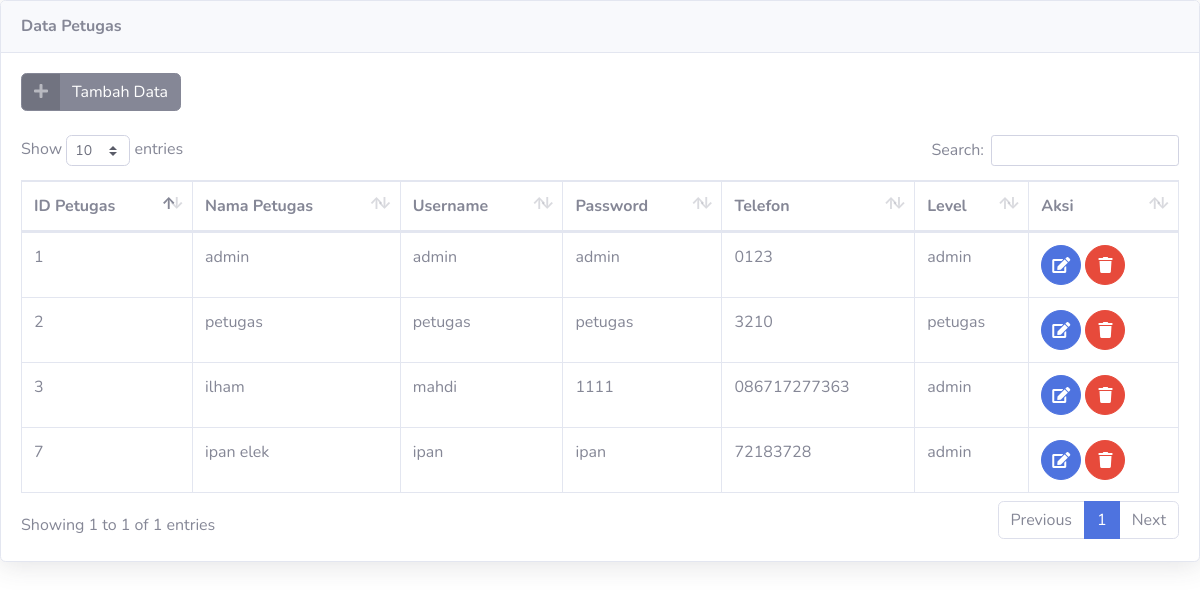
The app's page /admin/lihat_petugas.php with its own data.
### tables this page shows
CREATE TABLE `petugas` (
  `id_petugas` int(11) NOT NULL,
  `nama_petugas` varchar(35) NOT NULL,
  `username` varchar(25) NOT NULL,
  `password` varchar(32) NOT NULL,
  `telp` varchar(13) NOT NULL,
  `level` enum('admin','petugas','','') NOT NULL
);

### admin/lihat_petugas.php (the view, shortened to what this page needs)
<!DOCTYPE html>
<html lang="en">
<head>
  <link href="../vendor/fontawesome-free/css/all.min.css" rel="stylesheet" type="text/css">
  <link href="../css/sb-admin-2.min.css" rel="stylesheet">
  <link href="../vendor/datatables/dataTables.bootstrap4.min.css" rel="stylesheet">
</head>
<body id="page-top">
          <div class="card shadow mb-4">
            <div class="card-header py-3">
              <h6 class="m-0 font-weight-bold text-secondary">Data Petugas</h6>
            </div>
            <div class="card-body">
            <a href="admin.php?url=tambah_petugas" class="btn btn-secondary btn-icon-split">
                    <span class="icon text-white-50">
                      <i class="fas fa-plus"></i>
                    </span>
                    <span class="text">Tambah Data</span>
                  </a>
                  <br>
                  <br>
              <div class="table-responsive">
                <table class="table table-bordered" id="dataTable" width="100%" cellspacing="0">
                  <thead>
                    <tr>
                      <th>ID Petugas</th>
                      <th>Nama Petugas</th>
                      <th>Username</th>
                      <th>Password</th>
                      <th>Telefon</th>
                      <th>Level</th>
                      <th>Aksi</th>
                    </tr>
                  </thead>
                  <?php
                  require '../koneksi.php';
                  $sql= mysqli_query($con,"select * from petugas");
                  while ($data=mysqli_fetch_array($sql)) {
                  ?>
                  <tbody>
                    <tr>
                      <td><?php echo $data['id_petugas']; ?></td>
                      <td><?php echo $data['nama_petugas']; ?></td>
                      <td><?php echo $data['username']; ?></td>
                      <td><?php echo $data['password']; ?></td>
                      <td><?php echo $data['telp']; ?></td>
                      <td><?php echo $data['level']; ?></td>
                      <td>
                      <a href="admin.php?url=edit_petugas&id=<?php echo $data['id_petugas']; ?>" class="btn btn-primary btn-circle">
                          <i class="fa fa-edit"></i>
                        </a>
                      <a href="hapus_petugas.php?id=<?php echo $data['id_petugas']; ?>" class="btn btn-danger btn-circle" onclick="return confirm('yakin ingin hapus?')">
                          <i class="fa fa-trash"></i>
                        </a>
                      </td>
                    </tr>
                  </tbody>
                  <?php }?>
                </table>
              </div>
            </div>
          </div>
</body>
</html>

### records on screen
petugas: id_petugas "1", nama_petugas "admin", username "admin", password "admin", telp "0123", level "admin"
petugas: id_petugas "2", nama_petugas "petugas", username "petugas", password "petugas", telp "3210", level "petugas"
petugas: id_petugas "3", nama_petugas "ilham", username "mahdi", password "1111", telp "086717277363", level "admin"
petugas: id_petugas "7", nama_petugas "ipan elek", username "ipan", password "ipan", telp "72183728", level "admin"
